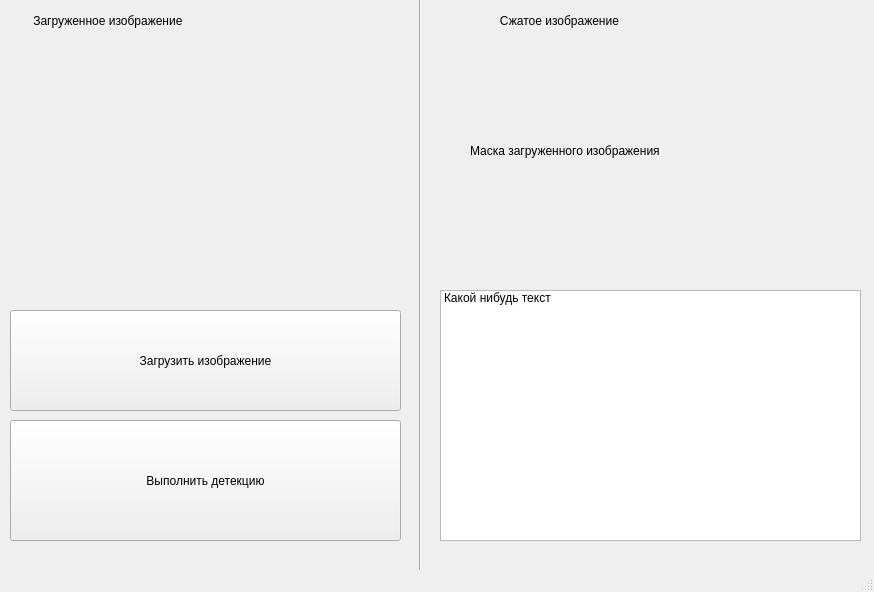
<?xml version="1.0" encoding="UTF-8"?>
<ui version="4.0">
 <class>MainWindow</class>
 <widget class="QMainWindow" name="MainWindow">
  <property name="geometry">
   <rect>
    <x>0</x>
    <y>0</y>
    <width>874</width>
    <height>592</height>
   </rect>
  </property>
  <property name="windowTitle">
   <string>MainWindow</string>
  </property>
  <widget class="QWidget" name="centralwidget">
   <widget class="QLabel" name="label">
    <property name="geometry">
     <rect>
      <x>10</x>
      <y>60</y>
      <width>391</width>
      <height>231</height>
     </rect>
    </property>
    <property name="text">
     <string/>
    </property>
   </widget>
   <widget class="Line" name="line">
    <property name="geometry">
     <rect>
      <x>410</x>
      <y>-20</y>
      <width>20</width>
      <height>601</height>
     </rect>
    </property>
    <property name="orientation">
     <enum>Qt::Vertical</enum>
    </property>
   </widget>
   <widget class="QLabel" name="label_2">
    <property name="geometry">
     <rect>
      <x>450</x>
      <y>50</y>
      <width>400</width>
      <height>64</height>
     </rect>
    </property>
    <property name="text">
     <string/>
    </property>
   </widget>
   <widget class="QLabel" name="label_3">
    <property name="geometry">
     <rect>
      <x>450</x>
      <y>200</y>
      <width>400</width>
      <height>64</height>
     </rect>
    </property>
    <property name="text">
     <string/>
    </property>
   </widget>
   <widget class="QLabel" name="label_4">
    <property name="geometry">
     <rect>
      <x>470</x>
      <y>0</y>
      <width>371</width>
      <height>41</height>
     </rect>
    </property>
    <property name="styleSheet">
     <string notr="true">font: 24pt &quot;Mistral&quot;;</string>
    </property>
    <property name="text">
     <string>         Сжатое изображение</string>
    </property>
   </widget>
   <widget class="QLabel" name="label_5">
    <property name="geometry">
     <rect>
      <x>470</x>
      <y>120</y>
      <width>371</width>
      <height>61</height>
     </rect>
    </property>
    <property name="styleSheet">
     <string notr="true">font: 24pt &quot;Mistral&quot;;</string>
    </property>
    <property name="text">
     <string>Маска загруженного изображения</string>
    </property>
   </widget>
   <widget class="QPushButton" name="pushButton">
    <property name="geometry">
     <rect>
      <x>10</x>
      <y>310</y>
      <width>391</width>
      <height>101</height>
     </rect>
    </property>
    <property name="styleSheet">
     <string notr="true">font: 24pt &quot;Mistral&quot;;</string>
    </property>
    <property name="text">
     <string>Загрузить изображение</string>
    </property>
   </widget>
   <widget class="QPushButton" name="pushButton_2">
    <property name="geometry">
     <rect>
      <x>10</x>
      <y>420</y>
      <width>391</width>
      <height>121</height>
     </rect>
    </property>
    <property name="styleSheet">
     <string notr="true">font: 24pt &quot;Mistral&quot;;</string>
    </property>
    <property name="text">
     <string>Выполнить детекцию</string>
    </property>
   </widget>
   <widget class="QLabel" name="label_6">
    <property name="geometry">
     <rect>
      <x>10</x>
      <y>0</y>
      <width>371</width>
      <height>41</height>
     </rect>
    </property>
    <property name="styleSheet">
     <string notr="true">font: 24pt &quot;Mistral&quot;;</string>
    </property>
    <property name="text">
     <string>       Загруженное изображение</string>
    </property>
   </widget>
   <widget class="QListWidget" name="listWidget">
    <property name="geometry">
     <rect>
      <x>440</x>
      <y>290</y>
      <width>421</width>
      <height>251</height>
     </rect>
    </property>
    <property name="styleSheet">
     <string notr="true">font: 24pt &quot;Mistral&quot;;</string>
    </property>
    <item>
     <property name="text">
      <string>Какой нибудь текст</string>
     </property>
    </item>
   </widget>
  </widget>
  <widget class="QMenuBar" name="menubar">
   <property name="geometry">
    <rect>
     <x>0</x>
     <y>0</y>
     <width>874</width>
     <height>18</height>
    </rect>
   </property>
  </widget>
  <widget class="QStatusBar" name="statusbar"/>
 </widget>
 <resources/>
 <connections/>
</ui>
